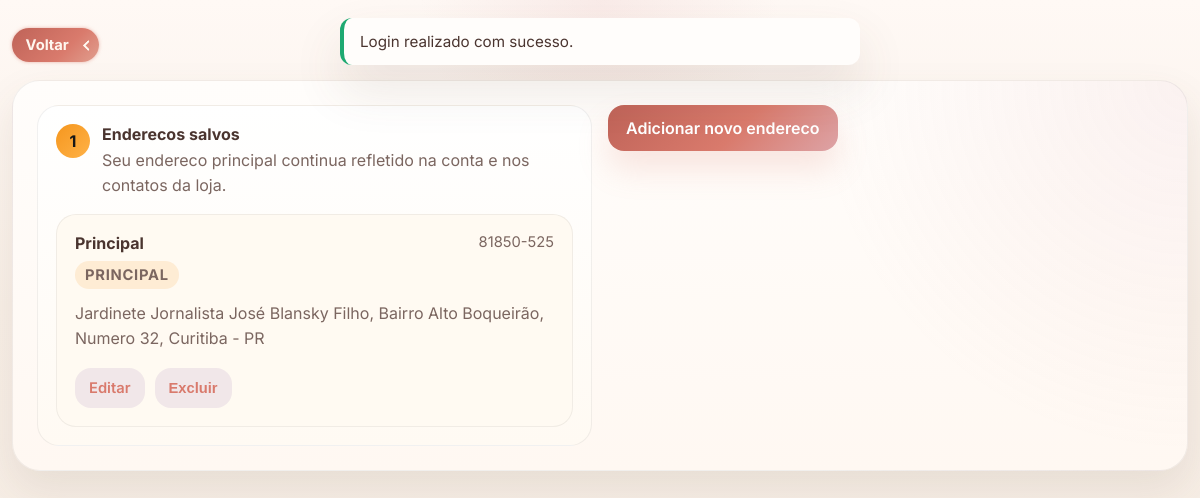
The page /editar-enderecos.php (signed in) on the database its author committed.
### tables this page shows
CREATE TABLE `cliente_enderecos` (
  `id` int(10) unsigned NOT NULL AUTO_INCREMENT,
  `cliente_id` int(10) unsigned NOT NULL,
  `apelido` varchar(80) NOT NULL DEFAULT 'Endereco',
  `cep` char(8) NOT NULL,
  `rua` varchar(160) NOT NULL,
  `bairro` varchar(120) NOT NULL,
  `numero` varchar(20) NOT NULL,
  `complemento` varchar(120) DEFAULT NULL,
  `cidade` varchar(120) NOT NULL,
  `uf` char(2) NOT NULL,
  `principal` tinyint(1) NOT NULL DEFAULT 0,
  `criado_em` timestamp NOT NULL DEFAULT current_timestamp(),
  PRIMARY KEY (`id`),
  KEY `fk_cliente_enderecos_cliente` (`cliente_id`),
  CONSTRAINT `fk_cliente_enderecos_cliente` FOREIGN KEY (`cliente_id`) REFERENCES `clientes` (`id`) ON DELETE CASCADE
);

### includes/auth.php (called while the page is built, shortened)
<?php
function is_customer_logged_in(): bool
{
    return !empty($_SESSION['customer_id']);
}
function current_customer(): ?array
{
    static $customer = null;
    if ($customer !== null) {
        return $customer;
    }
    $statement = db()->prepare(
        'SELECT id, nome, email, telefone, cep, endereco, cpf, data_nascimento, email_verificado_em, ativo, criado_em
         FROM clientes
         WHERE id = :id
         LIMIT 1'
    );
    $statement->execute(['id' => (int) $_SESSION['customer_id']]);
    $customer = $statement->fetch() ?: null;
    return $customer;
}
function require_customer_auth(): void
{
    $customer = current_customer();
}

### config/database.php (called while the page is built, shortened)
<?php
function db(): PDO
{
    static $pdo = null;
    if ($pdo instanceof PDO) {
        return $pdo;
    }
    $dsn = sprintf(
        'mysql:host=%s;port=%s;dbname=%s;charset=%s',
        DB_HOST,
        DB_PORT,
        DB_NAME,
        DB_CHARSET
    );
    $options = [
        PDO::ATTR_ERRMODE => PDO::ERRMODE_EXCEPTION,
        PDO::ATTR_DEFAULT_FETCH_MODE => PDO::FETCH_ASSOC,
        PDO::ATTR_EMULATE_PREPARES => false,
    ];
    try {
        $pdo = new PDO($dsn, DB_USER, DB_PASS, $options);
    } catch (PDOException $exception) {
        http_response_code(500);
        exit('Falha ao conectar ao banco de dados. Verifique o arquivo config/database.php e a importacao do SQL.');
    }
    return $pdo;
}

### includes/customer_addresses.php (called while the page is built, shortened)
<?php
function build_customer_address_string(
    string $street,
    string $district,
    string $number,
    string $complement,
    string $city,
    string $state
): string {
    $parts = [
        trim($street),
        trim($district) !== '' ? 'Bairro ' . trim($district) : '',
        trim($number) !== '' ? 'Numero ' . trim($number) : '',
        trim($complement) !== '' ? 'Complemento ' . trim($complement) : '',
        trim($city) !== '' && trim($state) !== '' ? trim($city) . ' - ' . strtoupper(trim($state)) : (trim($city) ?: strtoupper(trim($state))),
    ];
    return trim(implode(', ', array_values(array_filter($parts, static fn(string $part): bool => $part !== ''))));
}
function fetch_customer_addresses(int $customerId): array
{
    $statement = db()->prepare(
        'SELECT *
         FROM cliente_enderecos
         WHERE cliente_id = :cliente_id
         ORDER BY principal DESC, id ASC'
    );
    $statement->execute(['cliente_id' => $customerId]);
    return $statement->fetchAll();
}

### includes/functions.php (called while the page is built, shortened)
<?php
function app_url(string $path = ''): string
{
    $baseUrl = rtrim(APP_URL, '/');
    return ($baseUrl !== '' ? $baseUrl : '') . '/' . ltrim($path, '/');
}
function e(?string $value): string
{
    return htmlspecialchars((string) $value, ENT_QUOTES, 'UTF-8');
}
function digits_only(?string $value): string
{
    return preg_replace('/\D+/', '', (string) $value) ?? '';
}
function normalize_cep(?string $value): string
{
    return digits_only($value);
}
function format_cep(?string $value): string
{
    $cep = normalize_cep($value);
    if (strlen($cep) !== 8) {
        return $cep;
    }
    return substr($cep, 0, 5) . '-' . substr($cep, 5, 3);
}

### editar-enderecos.php (the view, shortened to what this page needs)
<?php
require_customer_auth();
$customer = current_customer();
$customerId = (int) ($customer['id'] ?? 0);
$editingAddressId = isset($_GET['id']) ? (int) $_GET['id'] : null;
$editingAddress = $editingAddressId ? find_customer_address($customerId, $editingAddressId) : null;
$addresses = fetch_customer_addresses($customerId);
$customer = current_customer();
$showAddressForm = $editingAddress !== null;
require BASE_PATH . '/includes/header.php';
?>
<main class="page-shell">
    <?php require BASE_PATH . '/includes/customer_area_topbar.php'; ?>
    <section class="account-layout account-layout--single">
        <article class="account-card">
            <div class="account-edit-grid">
                <section class="signup-section">
                    <div class="signup-section__header">
                        <span>1</span>
                        <div>
                            <strong>Enderecos salvos</strong>
                            <p>Seu endereco principal continua refletido na conta e nos contatos da loja.</p>
                        </div>
                    </div>
                    <?php if (!$addresses): ?>
                        <div class="status-card">
                            <h2>Nenhum endereco salvo ainda</h2>
                            <p>Seu endereco atual na conta e: <?= e((string) ($customer['endereco'] ?? 'Nao informado')); ?></p>
                            <p>Adicione um endereco estruturado abaixo para gerenciar varios locais com mais facilidade.</p>
                        </div>
                    <?php else: ?>
                        <div class="address-list">
                            <?php foreach ($addresses as $address): ?>
                                <article class="address-card">
                                    <div class="address-card__header">
                                        <div>
                                            <strong><?= e($address['apelido'] !== '' ? (string) $address['apelido'] : 'Endereco'); ?></strong>
                                            <?php if ((int) $address['principal'] === 1): ?>
                                                <span class="address-badge">Principal</span>
                                            <?php endif; ?>
                                        </div>
                                        <span><?= e(format_cep($address['cep'] ?? '')); ?></span>
                                    </div>
                                    <p><?= e(build_customer_address_string(
                                        (string) $address['rua'],
                                        (string) $address['bairro'],
                                        (string) $address['numero'],
                                        (string) $address['complemento'],
                                        (string) $address['cidade'],
                                        (string) $address['uf']
                                    )); ?></p>
                                    <div class="address-card__actions">
                                        <a class="btn btn--mini" href="<?= e(app_url('editar-enderecos.php?id=' . $address['id'])); ?>">Editar</a>
                                        <form method="post" onsubmit="return confirm('Remover este endereco?');">
                                            <button class="btn btn--mini" type="submit">Excluir</button>
                                        </form>
                                    </div>
                                </article>
                            <?php endforeach; ?>
                        </div>
                    <?php endif; ?>
                </section>
                <details class="address-form-shell"<?= $showAddressForm ? ' open' : ''; ?>>
                    <summary class="btn btn--primary address-form-shell__toggle">
                        <?= $editingAddress ? 'Editar endereco' : 'Adicionar novo endereco'; ?>
                    </summary>
                </details>
            </div>
        </article>
    </section>
</main>
<?php require BASE_PATH . '/includes/footer.php'; ?>

### assets/css/public-auth.css (style rules this page uses)
.page-shell { width: min(calc(100% - 24px), 1180px); margin: 0 auto; padding: 28px 0 90px; }
.auth-layout, .account-layout { display: grid; gap: 18px; }
.auth-panel, .auth-form-card, .account-card, .account-side-card { padding: 24px; border: 1px solid rgba(23, 23, 23, 0.06); border-radius: 28px; background: linear-gradient(180deg, #fff, #fff8ef); box-shadow: 0 18px 40px rgba(39, 34, 25, 0.08); }
.signup-section { padding: 18px; border: 1px solid rgba(23, 23, 23, 0.06); border-radius: 22px; background: linear-gradient(180deg, #fff, #fffaf3); }
.signup-section__header { display: grid; grid-template-columns: auto minmax(0, 1fr); gap: 12px; align-items: start; margin-bottom: 16px; }
.signup-section__header span { display: inline-flex; align-items: center; justify-content: center; width: 34px; height: 34px; border-radius: 50%; background: linear-gradient(135deg, #f5961e, #ffb247); color: #171717; font-weight: 700; }
.signup-section__header strong { display: block; margin-bottom: 4px; }
.signup-section__header p, .signup-cep-status { margin: 0; color: var(--muted); line-height: 1.55; }
.address-form-shell { display: grid; gap: 14px; }
.address-form-shell summary { list-style: none; }
.address-form-shell__toggle { width: fit-content; min-height: 46px; padding-inline: 18px; cursor: pointer; }
.account-edit-grid { display: grid; gap: 16px; }
.address-list { display: grid; gap: 14px; }
.address-card { padding: 18px; border: 1px solid rgba(23, 23, 23, 0.06); border-radius: 20px; background: rgba(255, 250, 242, 0.94); }
.address-card__header { display: flex; align-items: flex-start; justify-content: space-between; gap: 12px; margin-bottom: 12px; }
.address-card__header strong { display: block; margin-bottom: 8px; }
.address-card__header span:last-child { color: var(--muted); font-size: 0.92rem; }
.address-badge { display: inline-flex; align-items: center; min-height: 28px; padding: 0 10px; border-radius: 999px; background: rgba(245, 150, 30, 0.14); color: #b86c00; font-size: 0.76rem; font-weight: 700; text-transform: uppercase; letter-spacing: 0.05em; }
.address-card p { margin: 0; color: var(--muted); line-height: 1.6; }
.address-card__actions { display: flex; flex-wrap: wrap; gap: 10px; margin-top: 16px; }
.address-card__actions form { margin: 0; }
@media (min-width: 768px) { .account-edit-grid { grid-template-columns: repeat(2, minmax(0, 1fr)); align-items: start; } }
@media (min-width: 960px) { .account-layout { grid-template-columns: minmax(0, 1.2fr) minmax(320px, 0.8fr); align-items: start; } }
@media (min-width: 960px) { .account-layout--single { grid-template-columns: minmax(0, 1fr); } }
:root { --primary: #d97a6c; --secondary: #97b39b; --surface: #fffdfb; --surface-soft: #fff8f2; --background: #f8efe7; --text: #4a342f; --muted: #7b6660; --line: rgba(217, 122, 108, 0.12); --shadow: 0 24px 50px rgba(97, 74, 59, 0.12); }
.customer-area-hero, .auth-panel, .auth-form-card, .account-card, .account-side-card { background: radial-gradient(circle at top right, rgba(221, 163, 166, 0.12), transparent 30%), linear-gradient(180deg, #fffdfb, #fff8f2); box-shadow: 0 18px 40px rgba(97, 74, 59, 0.1); }

### rows shown on the page
cliente_enderecos: apelido "Principal", principal "PRINCIPAL", cep "81850-525", rua+bairro+numero "Jardinete Jornalista José Blansky Filho, Bairro Alto Boqueirão, Numero 32, Curitiba - PR"

### other values the page prints
$flash['message'] "Login realizado com sucesso."
